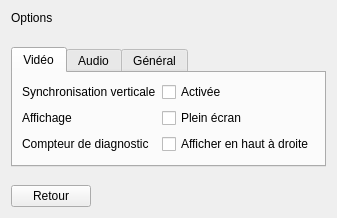
<?xml version="1.0" encoding="UTF-8"?>
<ui version="4.0">
 <class>OptionsPage</class>
 <widget class="QWidget" name="OptionsPage">
  <layout class="QVBoxLayout" name="verticalLayout">
   <!-- Marges posees en code (OptionsPage::OptionsPage, LOT-56) depuis l'echelle d'espacement des
        jetons, pas de nombre fige ici. -->
   <item>
    <widget class="QLabel" name="optionsTitle">
     <!-- Taille/graisse posees par theme.qss (#OptionsPage QLabel#optionsTitle, LOT-56 TACHE-03),
          depuis l'echelle typographique des jetons, pas de propriete de police figee ici. -->
     <property name="text"><string>Options</string></property>
    </widget>
   </item>
   <item>
    <spacer name="titleSpacer">
     <property name="orientation"><enum>Qt::Vertical</enum></property>
     <property name="sizeType"><enum>QSizePolicy::Fixed</enum></property>
     <property name="sizeHint" stdset="0"><size><width>0</width><height>16</height></size></property>
    </spacer>
   </item>
   <item>
    <widget class="QTabWidget" name="tabWidget">
     <widget class="QWidget" name="videoTab">
      <attribute name="title"><string>Vidéo</string></attribute>
      <layout class="QFormLayout" name="videoForm">
       <item row="0" column="0"><widget class="QLabel" name="vsyncLabel"><property name="text"><string>Synchronisation verticale</string></property></widget></item>
       <item row="0" column="1"><widget class="QCheckBox" name="vsyncCheck"><property name="text"><string>Activée</string></property></widget></item>
       <item row="1" column="0"><widget class="QLabel" name="displayLabel"><property name="text"><string>Affichage</string></property></widget></item>
       <item row="1" column="1"><widget class="QCheckBox" name="fullscreenCheck"><property name="text"><string>Plein écran</string></property></widget></item>
       <!-- Les selecteurs de resolution et de limite d'images/s ont ete RETIRES au LOT-68
            (EX-IHM-072) : grises et non branches depuis leur creation, ils promettaient un
            reglage inexistant. A leur place, une bascule qui, elle, agit reellement. -->
       <item row="2" column="0"><widget class="QLabel" name="diagnosticsLabel"><property name="text"><string>Compteur de diagnostic</string></property></widget></item>
       <item row="2" column="1"><widget class="QCheckBox" name="diagnosticsCheck"><property name="text"><string>Afficher en haut à droite</string></property></widget></item>
      </layout>
     </widget>
     <widget class="QWidget" name="audioTab">
      <attribute name="title"><string>Audio</string></attribute>
      <layout class="QFormLayout" name="audioForm">
       <item row="0" column="0"><widget class="QLabel" name="volumeLabel"><property name="text"><string>Volume</string></property></widget></item>
       <item row="0" column="1">
        <widget class="QSlider" name="volumeSlider">
         <property name="orientation"><enum>Qt::Horizontal</enum></property>
         <property name="minimum"><number>0</number></property>
         <property name="maximum"><number>100</number></property>
         <property name="value"><number>100</number></property>
        </widget>
       </item>
      </layout>
     </widget>
     <widget class="QWidget" name="generalTab">
      <attribute name="title"><string>Général</string></attribute>
      <layout class="QFormLayout" name="generalForm">
       <item row="0" column="0"><widget class="QLabel" name="languageLabel"><property name="text"><string>Langue</string></property></widget></item>
       <item row="0" column="1">
        <widget class="QComboBox" name="languageCombo">
         <item><property name="text"><string>Français</string></property></item>
         <item><property name="text"><string>English</string></property></item>
        </widget>
       </item>
       <item row="1" column="0"><widget class="QLabel" name="logsLabel"><property name="text"><string>Journaux</string></property></widget></item>
       <item row="1" column="1"><widget class="QPushButton" name="saveLogsButton"><property name="text"><string>Enregistrer les journaux de session</string></property></widget></item>
      </layout>
     </widget>
    </widget>
   </item>
   <item>
    <spacer name="bottomSpacer">
     <property name="orientation"><enum>Qt::Vertical</enum></property>
     <property name="sizeType"><enum>QSizePolicy::Fixed</enum></property>
     <property name="sizeHint" stdset="0"><size><width>0</width><height>12</height></size></property>
    </spacer>
   </item>
   <item>
    <layout class="QHBoxLayout" name="bottomLayout">
     <item><widget class="hmi::MenuEntryButton" name="backButton"><property name="text"><string>Retour</string></property></widget></item>
     <item>
      <spacer name="backSpacer">
       <property name="orientation"><enum>Qt::Horizontal</enum></property>
       <property name="sizeHint" stdset="0"><size><width>0</width><height>0</height></size></property>
      </spacer>
     </item>
     <item>
      <widget class="QLabel" name="hintsLabel">
       <property name="text"><string/></property>
       <property name="textFormat"><enum>Qt::RichText</enum></property>
       <property name="alignment"><set>Qt::AlignRight|Qt::AlignVCenter</set></property>
      </widget>
     </item>
    </layout>
   </item>
  </layout>
 </widget>
 <customwidgets>
  <customwidget>
   <class>hmi::MenuEntryButton</class>
   <extends>QPushButton</extends>
   <header>HMI/Interface/MenuEntryButton.h</header>
  </customwidget>
 </customwidgets>
 <resources/>
 <connections/>
</ui>
